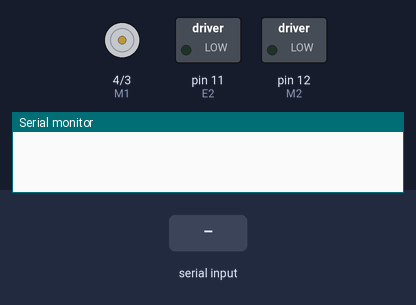
The sketch below on a simulated Arduino Uno, built with avr-gcc and run on an emulated ATmega328P. On the bench: direction and speed pins drawn as motors (green arrow = direction pin HIGH = forward, orange = LOW = backward, longer = more drive), switched loads named in the sketch (green lamp = pin HIGH), the last lines printed to the serial monitor. Inputs (shaded band) come from the test bench.

Above: at 1.2 s.
1.3 s: "|" received over the second serial link
At 2.0 s:
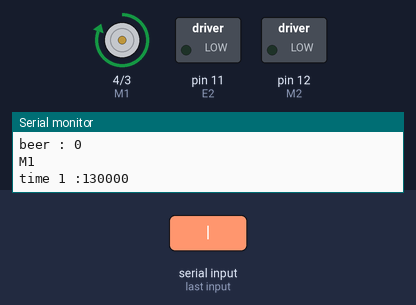
Timing chart, 0 to 4.3 s (numbered marks = the images above; inputs shaded):
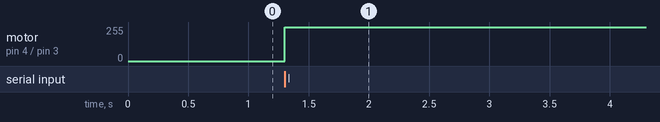

The sketch:

time.ino
```cpp
/*!
* @file QuadMotorDriverShield.ino
* @brief QuadMotorDriverShield.ino  Motor control program
*
* Every 2 seconds to control motor positive inversion
*
* @author linfeng(490289303@qq.com)
* @version  V1.0
* @date  2016-4-5
*/

#include <SoftwareSerial.h>

const int E1 = 3; ///
const int E2 = 11;///

const int M1 = 4; ///
const int M2 = 12;///
int i = 0;
char cupSize = 0;
char sojuRate = 0;
char endPara = 0;
unsigned long cup;
unsigned long soju;
unsigned long beer;

SoftwareSerial BTSerial(9, 10); //Connect HC-06. Use your (TX, RX) settings

void M1_advance(unsigned long Msec, char Speed) ///
{
  unsigned long startMillis;
  unsigned long currentMillis;
  Serial.println("M1");
  startMillis =  millis();
    Serial.print( "time 1 :" );
    Serial.println(Msec);
  while(1)
  {
    currentMillis = millis();
    if(currentMillis - startMillis >= Msec){
      break;
    }
    digitalWrite(M1,HIGH);
    analogWrite(E1,Speed);
  }
  digitalWrite(M1,LOW);
  analogWrite(E1,0);
}

void M2_advance(unsigned long Msec, char Speed) ///
{
  unsigned long startMillis;
  unsigned long currentMillis;
  Serial.println("M2");
  startMillis =  millis();
  while(1)
  {
    currentMillis = millis();
    if(currentMillis - startMillis >= Msec)
      break;
    digitalWrite(M2,HIGH);
    analogWrite(E2,Speed);
  }
  digitalWrite(M2,LOW);
  analogWrite(E2,0);
  Serial.println("stop Motor");
}


void setup() {
  Serial.begin(9600);
  pinMode(M1,OUTPUT);
  pinMode(M2,OUTPUT);
  pinMode(E1,OUTPUT);
  pinMode(E2,OUTPUT);
  BTSerial.begin(9600);  // set the data rate for the BT port
  BTSerial.write("AT+NAMEsomac");
}

void loop() {
  cup = 130;
  soju = 10;
  beer = 0;
  if(BTSerial.available()){
//  if(Serial.available()){
      cupSize = sojuRate;
      sojuRate = endPara;
      endPara = BTSerial.read();
      //endPara = Serial.read();
      if(endPara == '|'){
        if(cupSize == '1')
          cup = 25;
        else if(cupSize == '2')
          cup = 80;
        else
          cup = 130;
        if(sojuRate == '0')
          soju = 0;
        else if(sojuRate == '1')
          soju = 1;
        else if(sojuRate == '2')
          soju = 2;
        else if(sojuRate == '3')
          soju = 3;
        else if(sojuRate == '4')
          soju = 4;
        else if(sojuRate == '5')
          soju = 5;
        else if(sojuRate == '6')
          soju = 6;
        else if(sojuRate == '7')
          soju = 7;
        else if(sojuRate == '8')
          soju = 8;
        else if(sojuRate == '9')
          soju = 9;
        else
          soju =10;

        beer = 10 - soju;
        Serial.print("cupSizez : ");
        Serial.println(cup);

        Serial.print("soju : ");
        Serial.println(soju);

        Serial.print("beer : ");
        Serial.println(beer);

        M1_advance(cup*soju*100,255); ///cpuSIze/10 * sojuRate
        M2_advance(cup*beer*25*1000,255);
      }
    }
}
```

Measured:
- after the input at 1.3 s, motor on pin 4 (M1) / pin 3 (E1): stopped → forward 255/255 at once
